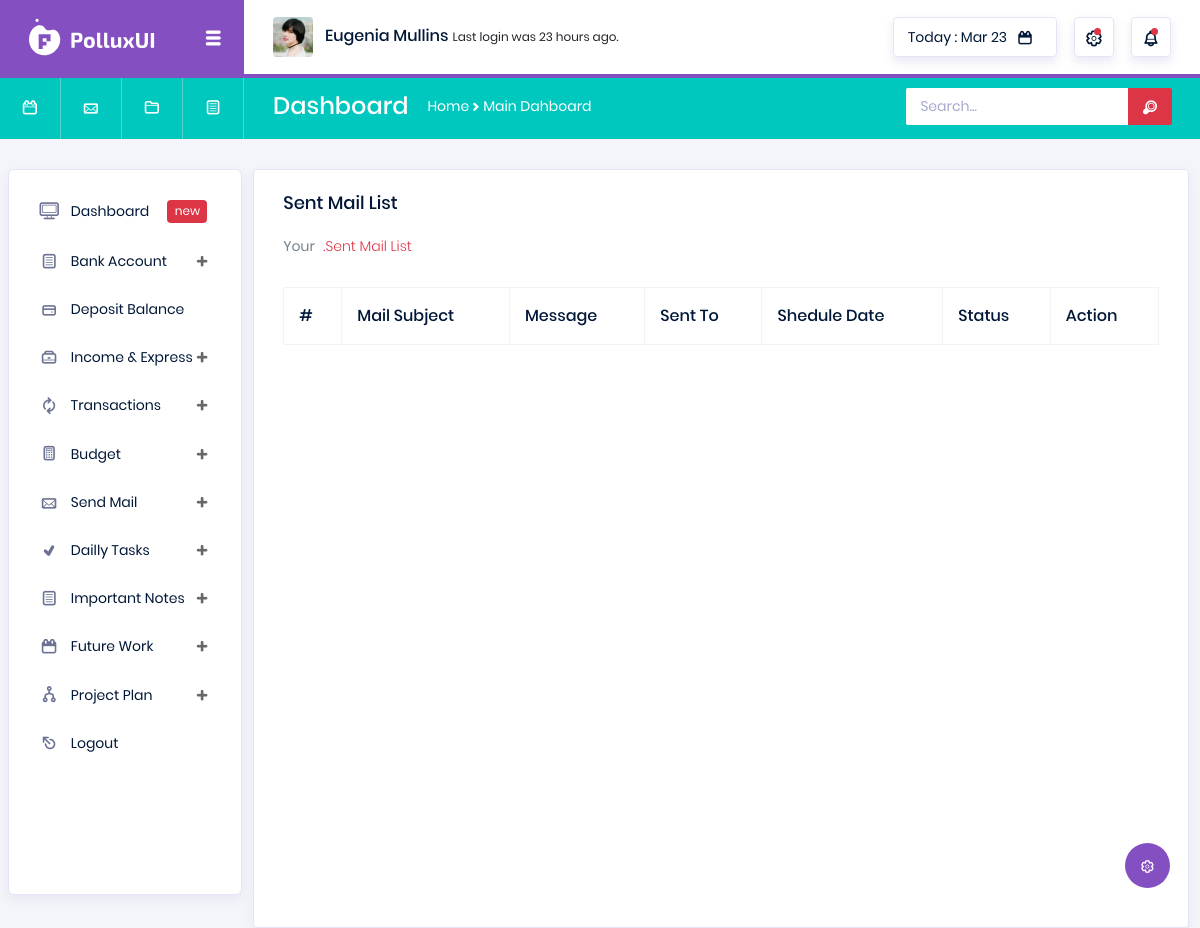
/sent-mail-list/ (signed in), run on an earlier commit of the app's database.
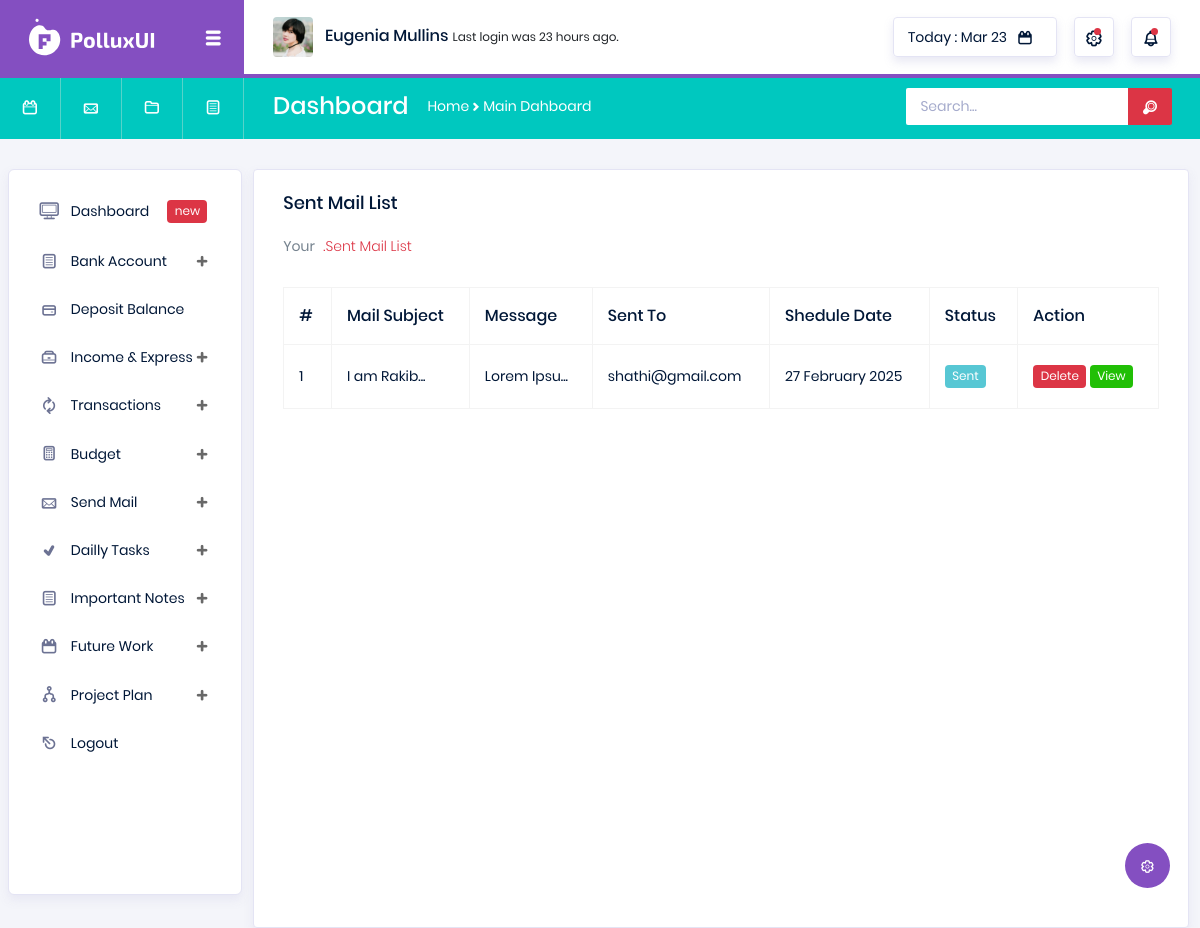
And on a later commit of the database.
### utils/models.py (models this page shows, shortened)
class SheduleMail(models.Model):
    user = models.ForeignKey(User, on_delete=models.CASCADE)
    mail_subject = models.CharField(max_length=360)
    message = models.TextField()
    sent_from = models.EmailField(max_length=254, blank=False, null=False)
    sent_to = models.EmailField(max_length=254, blank=False, null=False)
    is_sent = models.BooleanField(default=False)
    shedule_date = models.DateField(blank=True, null=True)
    create_at = models.DateTimeField(auto_now_add=True)

### utils/views.py (the view)
# urls.py: path('sent-mail-list/', views.SentMail, name='sent_mail'),
@login_required
def SentMail(request):
    user = request.user
    sent_mails = SheduleMail.objects.filter(Q(is_sent=True) & Q(user=user))
    return render(request, 'utils/sentmail.html', context={'sent_mails':sent_mails})

### templates/utils/sentmail.html (shortened to what this page needs)
{% extends 'base.html' %}
{% load static %}
{% block body %}
<div class="col-lg-12 grid-margin stretch-card">
    <div class="card">
        <div class="card-body">
            <h4 class="card-title">Sent Mail List</h4>
            <p class="card-description">
                Your <code>.Sent Mail List</code>
            </p>
            <div class="table-responsive pt-3">
                <table class="table table-bordered">
                    <thead>
                        <tr>
                            <th>
                                #
                            </th>
                            <th>
                                Mail Subject
                            </th>
                            <th>
                                Message
                            </th>
                            <th>
                                Sent To
                            </th>
                            <th>
                                Shedule Date
                            </th>
                            <th>
                                Status
                            </th>
                            <th>
                                Action
                            </th>
                        </tr>
                    </thead>
                    <tbody>
                        {% for sent_mail in sent_mails %}
                        <tr>
                            <td>
                                {{forloop.counter}}
                            </td>
                            <td>
                                {{sent_mail.mail_subject|slice:10}}...
                            </td>
                            <td>
                                {{sent_mail.message|slice:10}}...
                            </td>
                            <td>
                                {{sent_mail.sent_to}}
                            </td>
                            <td>
                                {{sent_mail.shedule_date|date:"d F Y"}}
                            </td>
                            <td>
                                <span class="badge" style="background-color: #57c7d4; color: white;">Sent</span>
                            </td>
                            <td>
                                <span class="badge badge-danger" style="cursor: pointer"
                                    onclick="deleteConfirmation({{sent_mail.id}}, 'mail')" data-toggle="modal"
                                    data-target="#exampleModal">Delete</span>
                                <a href="" class="badge badge-success" data-toggle="modal"
                                    data-target="#exampleModalCenter{{ sent_mail.id }}">View</a>
                            </td>
                        </tr>
                        {% endfor %}
                    </tbody>
                </table>
            </div>
        </div>
    </div>
</div>
{% endblock %}

What changed in the data, as far as the page shows it:
now on this page (row edited): SheduleMail: mail_subject "I am Rakib", message "Lorem Ipsu", sent_to "shathi@gmail.com", shedule_date "27 February 2025"
